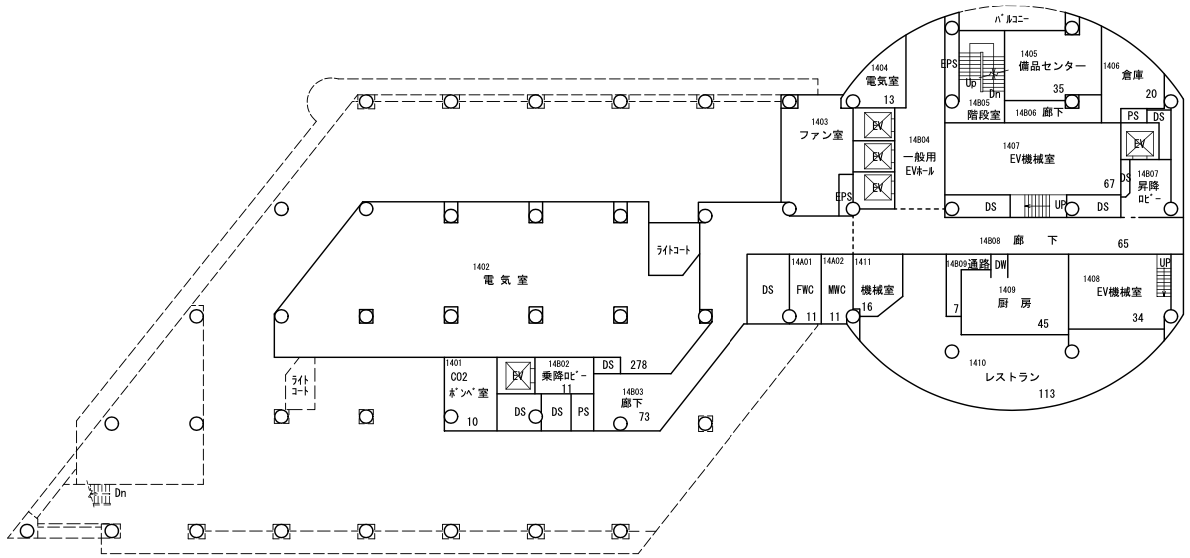
#> input picture image_rotate/map1_14.png, 1190 x 558 px; its folder holds only this picture in this run
$ python image_rotate.py
#> lines starting #> are read from the running program, lines starting #| are printed output that depends on the picture
from PIL import Image
for i in range(14, 15):
    im = Image.open('map1_' + str(i) + '.png')
#> im is the input picture: PIL image 1190x558 RGBA; mean R, G, B, A 245.6, 245.6, 245.6, 255
    im_rotate = im.rotate(-23, expand=True)
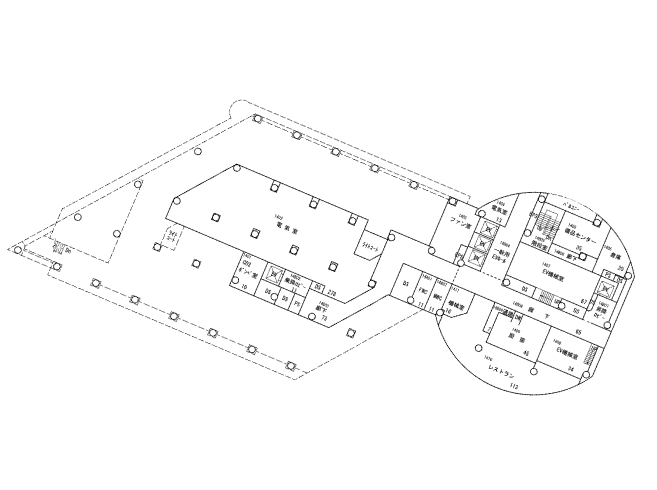
#> im_rotate: PIL image 1314x980 RGBA (shown at 1/2 size); mean R, G, B, A 126.7, 126.7, 126.7, 131.5; transparent parts drawn white
    im_rotate.save('map1_' + str(i) + 'r.png')
